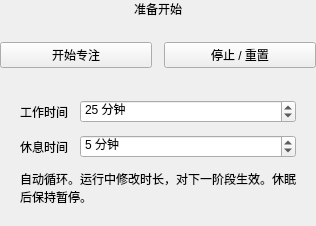
<?xml version='1.0' encoding='UTF-8'?>
<ui version="4.0">
 <class>PomodoroPage</class>
 <widget class="QWidget" name="PomodoroPage">
  <layout class="QVBoxLayout" name="pageLayout">
   <property name="leftMargin">
    <number>0</number>
   </property>
   <property name="topMargin">
    <number>0</number>
   </property>
   <property name="rightMargin">
    <number>0</number>
   </property>
   <property name="bottomMargin">
    <number>0</number>
   </property>
   <property name="spacing">
    <number>12</number>
   </property>
   <item>
    <widget class="QLabel" name="phaseLabel">
     <property name="text">
      <string>准备开始</string>
     </property>
     <property name="role" stdset="0">
      <string>muted</string>
     </property>
     <property name="alignment">
      <set>Qt::AlignCenter</set>
     </property>
    </widget>
   </item>
   <item>
    <widget class="qding::CountdownRing" name="countdownRing" />
   </item>
   <item>
    <widget class="QWidget" name="controls">
     <layout class="QHBoxLayout" name="controlsLayout">
      <property name="leftMargin">
       <number>0</number>
      </property>
      <property name="topMargin">
       <number>0</number>
      </property>
      <property name="rightMargin">
       <number>0</number>
      </property>
      <property name="bottomMargin">
       <number>0</number>
      </property>
      <property name="spacing">
       <number>12</number>
      </property>
      <item>
       <widget class="QPushButton" name="startButton">
        <property name="text">
         <string>开始专注</string>
        </property>
        <property name="primary" stdset="0">
         <bool>true</bool>
        </property>
       </widget>
      </item>
      <item>
       <widget class="QPushButton" name="stopButton">
        <property name="text">
         <string>停止 / 重置</string>
        </property>
       </widget>
      </item>
     </layout>
    </widget>
   </item>
   <item>
    <widget class="QFrame" name="configuration">
     <property name="role" stdset="0">
      <string>card</string>
     </property>
     <layout class="QFormLayout" name="configurationLayout">
      <property name="leftMargin">
       <number>20</number>
      </property>
      <property name="topMargin">
       <number>20</number>
      </property>
      <property name="rightMargin">
       <number>20</number>
      </property>
      <property name="bottomMargin">
       <number>20</number>
      </property>
      <property name="spacing">
       <number>12</number>
      </property>
      <item row="0" column="0">
       <widget class="QLabel" name="workMinutesLabel">
        <property name="text">
         <string>工作时间</string>
        </property>
       </widget>
      </item>
      <item row="0" column="1">
       <widget class="QSpinBox" name="workMinutes">
        <property name="minimum">
         <number>1</number>
        </property>
        <property name="maximum">
         <number>240</number>
        </property>
        <property name="value">
         <number>25</number>
        </property>
        <property name="suffix">
         <string> 分钟</string>
        </property>
       </widget>
      </item>
      <item row="1" column="0">
       <widget class="QLabel" name="breakMinutesLabel">
        <property name="text">
         <string>休息时间</string>
        </property>
       </widget>
      </item>
      <item row="1" column="1">
       <widget class="QSpinBox" name="breakMinutes">
        <property name="minimum">
         <number>1</number>
        </property>
        <property name="maximum">
         <number>120</number>
        </property>
        <property name="value">
         <number>5</number>
        </property>
        <property name="suffix">
         <string> 分钟</string>
        </property>
       </widget>
      </item>
      <item row="2" column="0" colspan="2">
       <widget class="QLabel" name="configurationHint">
        <property name="text">
         <string>自动循环。运行中修改时长，对下一阶段生效。休眠后保持暂停。</string>
        </property>
        <property name="role" stdset="0">
         <string>muted</string>
        </property>
        <property name="wordWrap">
         <bool>true</bool>
        </property>
       </widget>
      </item>
     </layout>
    </widget>
   </item>
  </layout>
 </widget>
 <customwidgets>
  <customwidget>
   <class>qding::CountdownRing</class>
   <extends>QWidget</extends>
   <header>ui/countdownring.h</header>
  </customwidget>
 </customwidgets>
 <resources />
 <connections />
</ui>
